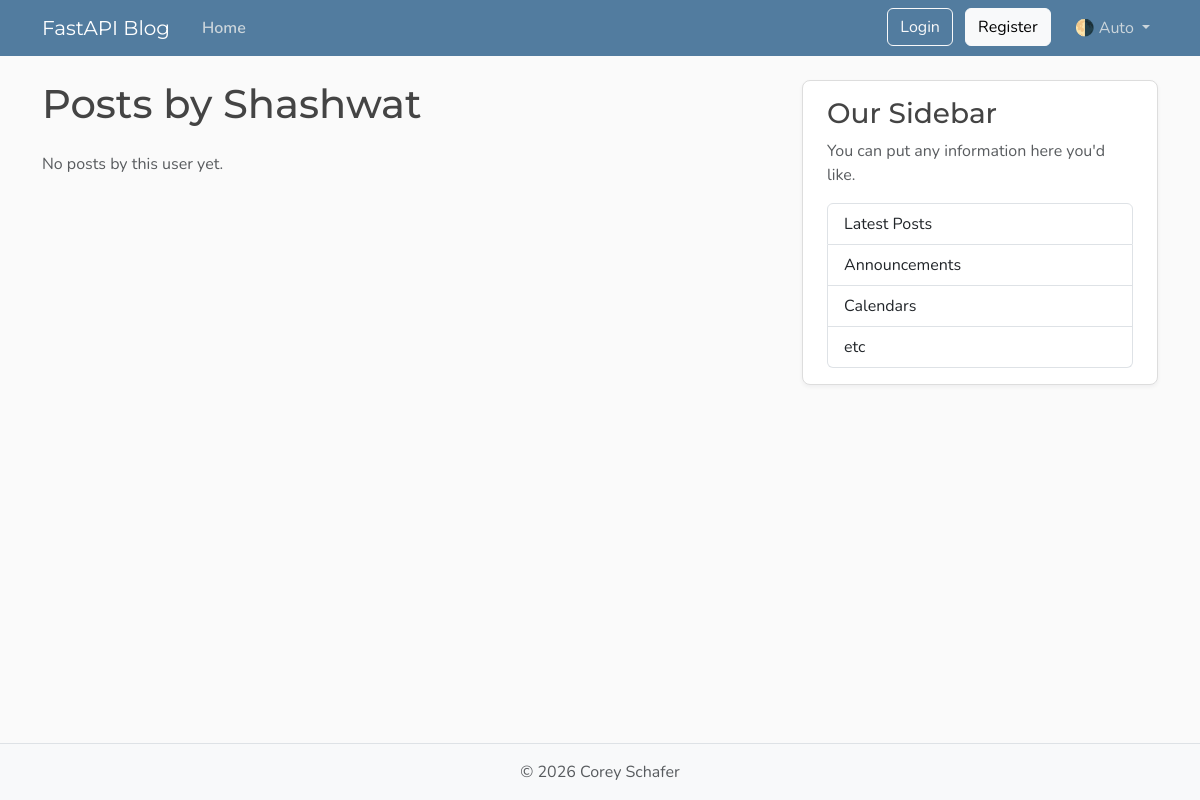
Before: /users/1/posts with the older database file.
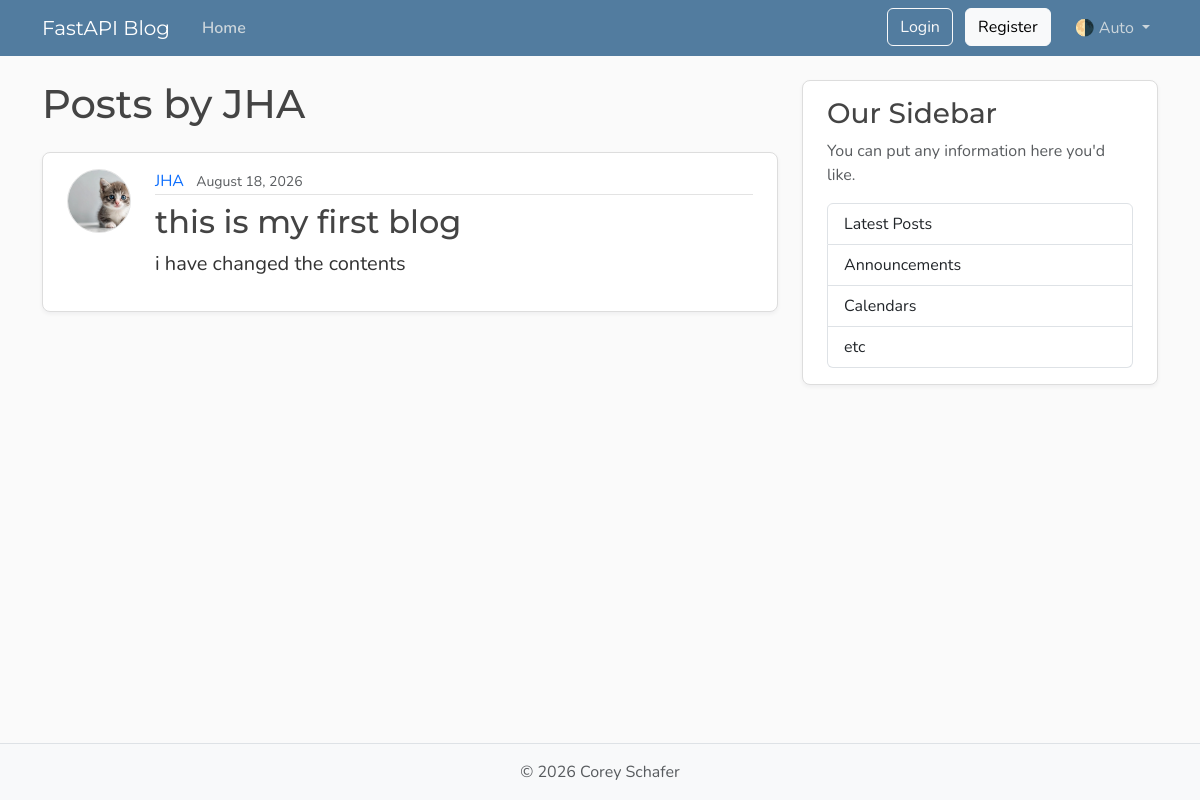
After: the same page with the newer database file.
### models.py (models this page shows, shortened)
class User(Base):
    __tablename__ = "users"
    id: Mapped[int] = mapped_column(Integer, primary_key=True, index=True)
    username: Mapped[str] = mapped_column(String(50), unique=True, nullable=False)
    email: Mapped[str] = mapped_column(String(120), unique=True, nullable=False)
    password_hash: Mapped[str] = mapped_column(String(200),nullable=False)
    image_file: Mapped[str | None] = mapped_column(
        String(200),
        nullable=True,
        default=None,
    )
    posts: Mapped[list[Post]] = relationship(back_populates="author",cascade="all,delete-orphan")

class Post(Base):
    __tablename__ = "posts"
    id: Mapped[int] = mapped_column(Integer, primary_key=True, index=True)
    title: Mapped[str] = mapped_column(String(100), nullable=False)
    content: Mapped[str] = mapped_column(Text, nullable=False)
    user_id: Mapped[int] = mapped_column(
        ForeignKey("users.id"),
        nullable=False,
        index=True,
    )
    date_posted: Mapped[datetime] = mapped_column(
        DateTime(timezone=True),
        default=lambda: datetime.now(UTC),
    )
    author: Mapped[User] = relationship(back_populates="posts")

### main.py (the view)
@app.get("/users/{user_id}/posts", include_in_schema=False, name="user_posts")
async def user_posts_page(
    request: Request,
    user_id: int,
    db: Annotated[AsyncSession, Depends(get_db)],
):
    result = await db.execute(select(models.User).where(models.User.id == user_id))
    user = result.scalars().first()
    if not user:
        raise HTTPException(
            status_code=status.HTTP_404_NOT_FOUND,
            detail="User not found",
        )
    result = await db.execute(
        select(models.Post)
        .options(selectinload(models.Post.author))
        .where(models.Post.user_id == user_id)
        .order_by(models.Post.date_posted.desc()),
    )
    posts = result.scalars().all()
    return templates.TemplateResponse(
        request,
        "user_posts.html",
        {"posts": posts, "user": user, "title": f"{user.username}'s Posts"},
    )

### templates/user_posts.html
{% extends "layout.html" %}
{% block content %}
  <h1 class="mb-4">Posts by {{ user.username }}</h1>
  {% for post in posts %}
    <article class="content-section py-3 px-4 mb-4">
      <div class="d-flex align-items-start gap-4">
        <img class="rounded-circle article-img flex-shrink-0"
             src="{{ post.author.image_path }}"
             alt="{{ post.author.username }}'s profile picture"
             width="64"
             height="64"
             loading="lazy">
        <div class="flex-grow-1">
          <div class="article-metadata mb-2">
            <a class="me-2"
               href="{{ url_for('user_posts', user_id=post.author.id) }}">{{ post.author.username }}</a>
            <small class="text-body-secondary">{{ post.date_posted.strftime("%B %d, %Y") }}</small>
          </div>
          <h2>
            <a class="article-title"
               href="{{ url_for('post_page', post_id=post.id) }}">{{ post.title }}</a>
          </h2>
          <p class="article-content">{{ post.content }}</p>
        </div>
      </div>
    </article>
  {% else %}
    <p class="text-body-secondary">No posts by this user yet.</p>
  {% endfor %}
{% endblock content %}

### templates/layout.html (shortened to what this page needs)
<!DOCTYPE html>
<html lang="en">
    <head>
        <link href="https://cdn.jsdelivr.net/npm/bootstrap@5.3.8/dist/css/bootstrap.min.css"
              rel="stylesheet"
>
        <link rel="stylesheet"
              type="text/css"
              href="{{ url_for("static", path='css/main.css') }}">
    </head>
    <body class="d-flex flex-column min-vh-100">
        <header class="site-header">
            <nav class="navbar navbar-expand-md bg-steel fixed-top"
                 data-bs-theme="dark">
                <div class="container">
                    <a class="navbar-brand me-4" href="{{ url_for("home") }}">FastAPI Blog</a>
                    <div class="collapse navbar-collapse" id="navbarToggle">
                        <div class="navbar-nav me-auto">
                            <a class="nav-link active"
                               aria-current="page"
                               href="{{ url_for("home") }}">Home</a>
                        </div>
                        <div class="navbar-nav">
                            <div id="loggedOutNav">
                                <a class="btn btn-outline-light mb-2 mb-md-0 me-md-2"
                                   href="{{ url_for("login_page") }}">Login</a>
                                <a class="btn btn-light mb-2 mb-md-0 me-md-3"
                                   href="{{ url_for("register_page") }}">Register</a>
                            </div>
                            <div class="nav-item dropdown">
                                <a class="nav-link dropdown-toggle"
                                   href="#"
                                   role="button"
                                   id="bd-theme"
                                   data-bs-toggle="dropdown"
                                   aria-expanded="false">
                                    <span id="bd-theme-text">🌗 Auto</span>
                                </a>
                            </div>
                        </div>
                    </div>
                </div>
            </nav>
        </header>
        <main role="main" class="container">
            <div class="row">
                <div class="col-md-8">
                    {% block content %}
                    {% endblock content %}
                </div>
                <aside class="col-md-4">
                    <div class="content-section py-3 px-4 mb-4">
                        <h3>Our Sidebar</h3>
                        <p class="text-body-secondary">You can put any information here you'd like.</p>
                        <ul class="list-group">
                            <li class="list-group-item">Latest Posts</li>
                            <li class="list-group-item">Announcements</li>
                            <li class="list-group-item">Calendars</li>
                            <li class="list-group-item">etc</li>
                        </ul>
                    </div>
                </aside>
            </div>
        </main>
        <footer class="mt-auto py-3 bg-body-tertiary border-top">
            <div class="container text-center">
                <p class="text-body-secondary mb-0">
                    © <span id="year"></span> Corey Schafer
                </p>
            </div>
        </footer>
    </body>
</html>

### static/css/main.css (style rules this page uses)
:root { --font-heading: "Montserrat", system-ui, -apple-system, BlinkMacSystemFont, sans-serif; --font-body: "Nunito", system-ui, -apple-system, BlinkMacSystemFont, sans-serif; --color-bg-body: #fafafa; --color-bg-content: #ffffff; --color-text-primary: #333333; --color-text-heading: #444444; --color-steel: #527c9f; --color-nav-link: #cbd5db; --color-nav-link-hover: #ffffff; --color-link-hover: #428bca; --color-border: #dddddd; --color-border-light: #e3e3e3; --spacing-xl: 5rem; --article-img-size: 4rem; --account-img-size: 7.813rem; }
body { font-family: var(--font-body); background: var(--color-bg-body); color: var(--color-text-primary); }
main { padding-top: var(--spacing-xl); }
h1, h2, h3, h4, h5, h6 { font-family: var(--font-heading); color: var(--color-text-heading); }
.navbar-brand { font-family: var(--font-heading); }
a { text-decoration: none; }
.bg-steel { background-color: var(--color-steel); }
.site-header .navbar-nav .nav-link { color: var(--color-nav-link); transition: color 0.2s ease-in-out; }
.site-header .navbar-nav .nav-link.active { font-weight: 600; }
.content-section { background: var(--color-bg-content); border: 1px solid var(--color-border); border-radius: 0.5rem; box-shadow: 0 2px 4px rgba(15, 23, 42, 0.05); transition: box-shadow 0.15s ease, transform 0.15s ease, border-color 0.15s ease; }
.article-title { color: var(--color-text-heading); transition: color 0.2s ease-in-out; }
.article-content { white-space: pre-line; font-size: 1.25rem; }
.article-img { height: var(--article-img-size); width: var(--article-img-size); flex-shrink: 0; object-fit: cover; border: 1px solid var(--color-border-light); box-shadow: 0 0 0 2px var(--color-bg-content); }
.article-metadata { padding-bottom: 0.063rem; border-bottom: 1px solid var(--color-border-light); }
.article-metadata a { transition: color 0.2s ease-in-out; }
[data-bs-theme="dark"] { --color-bg-body: #1a1a1a; --color-bg-content: #2d2d2d; --color-text-primary: #e0e0e0; --color-text-heading: #f0f0f0; --color-border: #404040; --color-border-light: #4a4a4a; }

Changed rows visible on the page:
changed User: username "Shashwat" → "JHA"
added Post: author.username "JHA", date_posted "August 18, 2026", title "this is my first blog", content "i have changed the contents"
Other visible differences:
text no longer shown: "No posts by this user yet."
